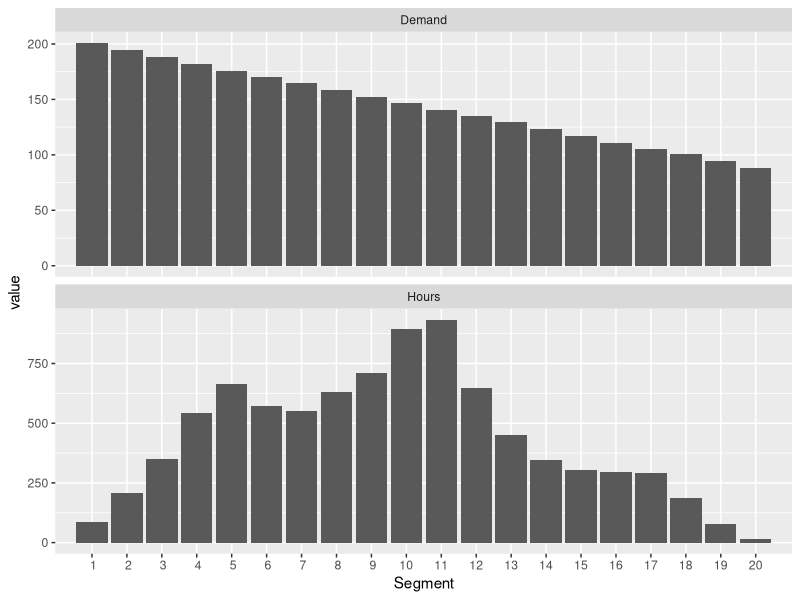
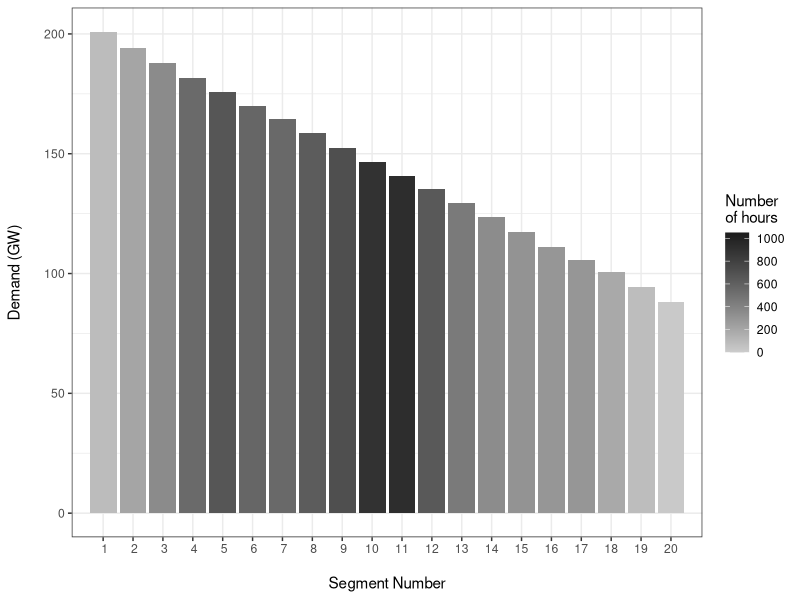
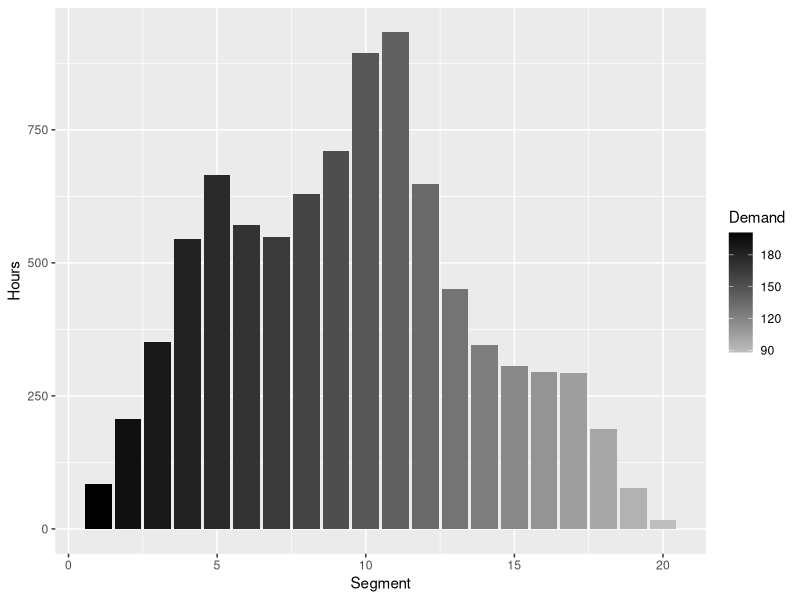

These charts were generated, in order, by the following R code:
library(xtable)
library(scales) 
library("ggplot2")
library(ggplot2)
library(reshape2)
ldc <- data.frame(Segment = 1:20,
                  Demand = c(200942,194131,187841,181793,175934,170046,164570,158788,152512,146567,140841,135096,129296,123423,117229,110924,105485,100506,94334,88014),
                   Hours = c(85,207,351,544,666,571,549,630,711,894,933,649,450,346,306,294,293,187,77,17))

ldc$Demand  <- ldc$Demand /1000
ldc.m <- melt(ldc, id.vars='Segment')
graph<-ggplot(ldc.m, aes(Segment, value)) +   
  geom_bar(stat="identity")
graph<-graph+ scale_x_discrete(limits=c(1:20))
graph<-graph+facet_wrap(~ variable, ncol=1,scales="free_y")
graph

graph2 <- ggplot(ldc,aes(Segment,Demand,fill=Hours))+
geom_bar(stat="identity")+
  scale_fill_gradient(name="Number\nof hours",low="gray80",high="gray11",
                      breaks=c(0,200,400,600,800,1000),limits=c(0,1050))+
  scale_x_discrete(limits=c(1:20))+
  xlab("\nSegment Number")+
  ylab("Demand (GW)\n")+
  theme_bw()
graph2

graph3 <- ggplot(ldc,aes(Segment,Hours,fill=Demand))+
  geom_bar(stat="identity")+
  scale_fill_gradient(low="grey", high="black",)
graph3



